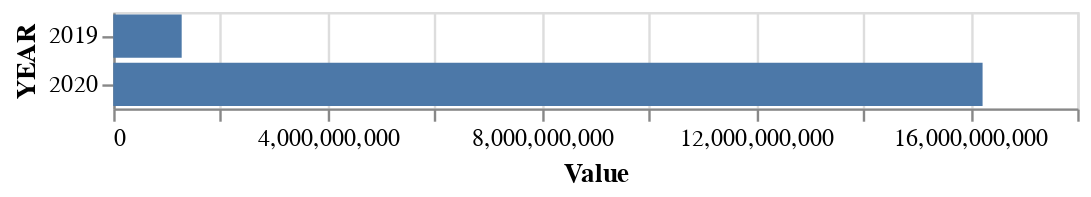

Notebook source saved alongside this figure:
### Code cell
# here we need to use .reset_index() because altair can't access the index
per_year = filtered_data.groupby("YEAR").sum().reset_index()

# .Chart(data) : use this dataset
# .mark_bar() : make a bar chart
# .encode() : put details here
altair.Chart(per_year).mark_bar().encode(
    x = "Value",
    y = "YEAR:N" # 'N' tells altair to treat it as a string, not as a date. It's only so we have a prettier visualization!
)

# check out the altair example gallery for more code > https://altair-viz.github.io/gallery/index.html

### Figure 1 — Vega-Lite specification as saved in the notebook (floating-point values rounded to 4 significant figures)
{"config": {"view": {"continuousWidth": 400, "continuousHeight": 300}}, "data": {"name": "data-bdac0e4b679d7783ee64f1e6c9a0a26a"}, "mark": "bar", "encoding": {"x": {"type": "quantitative", "field": "Value"}, "y": {"type": "nominal", "field": "YEAR"}}, "$schema": "https://vega.github.io/schema/vega-lite/v4.8.1.json", "datasets": {"data-bdac0e4b679d7783ee64f1e6c9a0a26a": [{"YEAR": 2019, "Value": 1277000000.0, "Flag and Footnotes": 0.0}, {"YEAR": 2020, "Value": 16230000000.0, "Flag and Footnotes": 0.0}]}}
